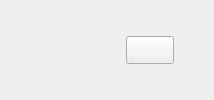
<?xml version="1.0" encoding="UTF-8"?>
<ui version="4.0">
 <class>EffectColorSwatchRow</class>
 <widget class="QWidget" name="EffectColorSwatchRow">
  <layout class="QHBoxLayout" name="rowLayout">
   <property name="leftMargin">
    <number>0</number>
   </property>
   <property name="topMargin">
    <number>0</number>
   </property>
   <property name="rightMargin">
    <number>0</number>
   </property>
   <property name="bottomMargin">
    <number>0</number>
   </property>
   <item>
    <widget class="QLabel" name="captionLabel">
     <property name="minimumSize">
      <size>
       <width>120</width>
       <height>0</height>
      </size>
     </property>
    </widget>
   </item>
   <item>
    <widget class="QPushButton" name="swatchButton">
     <property name="minimumSize">
      <size>
       <width>48</width>
       <height>28</height>
      </size>
     </property>
     <property name="maximumSize">
      <size>
       <width>48</width>
       <height>28</height>
      </size>
     </property>
     <property name="toolTip">
      <string>Click to change color</string>
     </property>
    </widget>
   </item>
   <item>
    <spacer name="rowSpacer">
     <property name="orientation">
      <enum>Qt::Horizontal</enum>
     </property>
     <property name="sizeHint" stdset="0">
      <size>
       <width>40</width>
       <height>20</height>
      </size>
     </property>
    </spacer>
   </item>
  </layout>
 </widget>
 <resources/>
 <connections/>
</ui>
